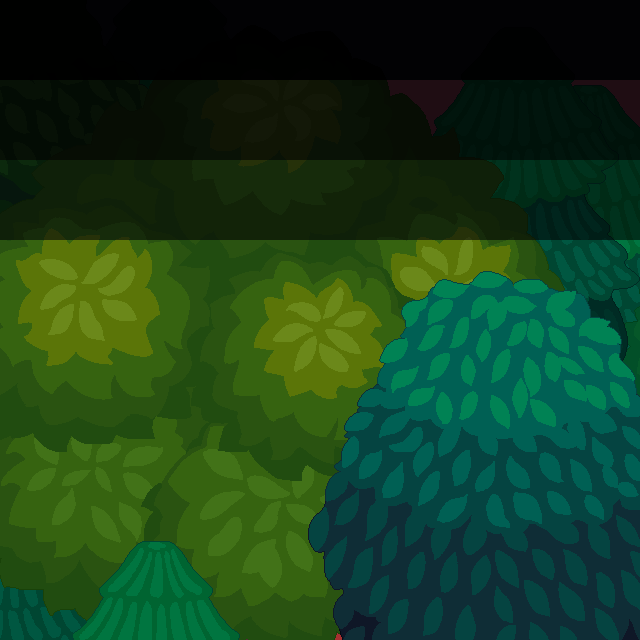

This is a level from a 2D game, rendered from its Tiled map with the project's own tilesets. A one-line summary and the map file follow, with tile-layer data summarised:
An orthogonal 40x40 tile map with 16x16 px tiles, 3 tile layers (ground, wall, tree), 3 tilesets.

<map version="1.10" tiledversion="1.10.2" orientation="orthogonal" renderorder="right-down" width="40" height="40" tilewidth="16" tileheight="16" infinite="0" nextlayerid="4" nextobjectid="1">
 <tileset firstgid="1" source="grasslv2.tsx" />
 <tileset firstgid="17" source="lv2_trees.tsx" />
 <tileset firstgid="53" source="wall.tsx" />
 <layer id="1" name="ground" width="40" height="40">
  <properties>
   <property name="unity:SortingLayer" value="Ground" />
   <property name="unity:layer" value="Ground" />
  </properties>
  <data>[1600 cells, 1600 non-empty, 16 distinct tile ids]</data>
 </layer>
 <layer id="2" name="wall" width="40" height="40">
  <properties>
   <property name="unity:ignore" value="Visual" />
   <property name="unity:layer" value="Obstacles" />
  </properties>
  <data>[1600 cells, 1600 non-empty, 1 distinct tile ids]</data>
 </layer>
 <layer id="3" name="tree" width="40" height="40">
  <properties>
   <property name="unity:SortingLayer" value="Foreground" />
   <property name="unity:layer" value="Obstacles" />
  </properties>
  <data>[1600 cells, 1 non-empty, 1 distinct tile ids]</data>
 </layer>
</map>
